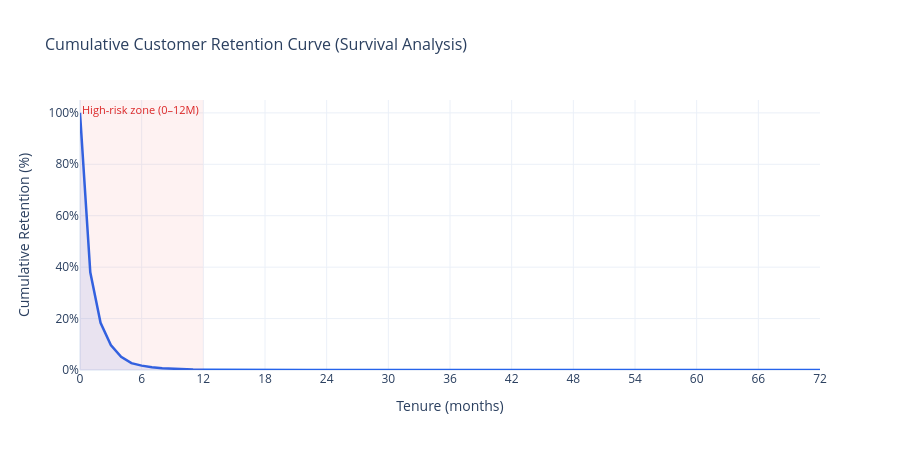

The notebook cell saved with this chart:
### Markdown cell above
---
# Step 3: Cohort & Retention Analysis

**Objective:** Map churn behaviour across customer lifecycle stages, contract types, and revenue tiers to answer the core SaaS retention questions:
- *When do customers leave?* — Survival curve shows the exact inflection points in the lifecycle
- *Who retains best?* — Contract cohort comparison quantifies the commitment premium
- *What is the revenue impact by segment?* — Revenue tier analysis isolates where ARR is most at risk

This section produces five analytical outputs: retention curve, contract cohort curves, revenue tier breakdown, tenure × contract heatmap, and key SaaS milestone metrics (month-3 / month-6 / month-12 retention).

### Code cell
# 3.1 — Survival Analysis: Cumulative Retention Curve by Tenure Month
print("=" * 70)
print("3.1  SURVIVAL ANALYSIS — Cumulative Retention Curve")
print("=" * 70)

import plotly.graph_objects as go
import plotly.express as px
from plotly.subplots import make_subplots
import numpy as np

# For each tenure month, calculate the churn rate among customers AT that tenure
# "Retention rate at month t" = % of customers who reach month t and have NOT churned
# We proxy this by: for each tenure value, what fraction of customers with that tenure churned?
tenure_survival = (
    df.groupby("tenure")
    .agg(
        total=("customerID", "count"),
        churned=("Churn", lambda x: (x == "Yes").sum())
    )
    .reset_index()
)
tenure_survival["churn_rate_at_t"] = tenure_survival["churned"] / tenure_survival["total"]

# Build cumulative survival: start at 1.0, multiply (1 - churn_rate_at_t) forward
# This reflects: probability of surviving TO this month given you survived all prior months
tenure_survival = tenure_survival.sort_values("tenure")
tenure_survival["survival_prob"] = (1 - tenure_survival["churn_rate_at_t"]).cumprod()
tenure_survival["retention_pct"] = (tenure_survival["survival_prob"] * 100).round(2)

# Print key inflection points
print(f"\n📉 Survival at key milestones:")
for m in [3, 6, 12, 24, 36, 48, 60]:
    row = tenure_survival[tenure_survival["tenure"] <= m].iloc[-1]
    print(f"   Month {m:>2}: {row['retention_pct']:.1f}% retention")

# Plot
fig_survival = go.Figure()
fig_survival.add_trace(go.Scatter(
    x=tenure_survival["tenure"],
    y=tenure_survival["retention_pct"],
    mode="lines",
    name="All Customers",
    line=dict(color="#2563eb", width=2.5),
    fill="tozeroy",
    fillcolor="rgba(37, 99, 235, 0.10)",
    hovertemplate="Month %{x}<br>Retention: %{y:.1f}%<extra></extra>"
))

# Annotate steep-drop zone
fig_survival.add_vrect(
    x0=0, x1=12,
    fillcolor="rgba(239, 68, 68, 0.07)",
    line_width=0,
    annotation_text="High-risk zone (0–12M)",
    annotation_position="top left",
    annotation_font_size=11,
    annotation_font_color="#dc2626"
)

fig_survival.update_layout(
    title=dict(text="Cumulative Customer Retention Curve (Survival Analysis)", font_size=16),
    xaxis_title="Tenure (months)",
    yaxis_title="Cumulative Retention (%)",
    yaxis=dict(range=[0, 105], ticksuffix="%"),
    xaxis=dict(dtick=6),
    template="plotly_white",
    height=450,
    hovermode="x unified"
)
fig_survival.show()
print(f"\n✓ Survival curve plotted across {tenure_survival['tenure'].max()} tenure months")
print("=" * 70)

### Figure 1 — Plotly figure (JSON) as saved in the notebook; plotly's stock layout.template omitted (floating-point values rounded to 4 significant figures)
{"data": [{"fill": "tozeroy", "fillcolor": "rgba(37, 99, 235, 0.10)", "hovertemplate": "Month %{x}<br>Retention: %{y:.1f}%<extra></extra>", "line": {"color": "#2563eb", "width": 2.5}, "mode": "lines", "name": "All Customers", "type": "scatter", "x": [0, 1, 2, 3, 4, 5, 6, 7, 8, 9, 10, 11, 12, 13, 14, 15, 16, 17, 18, 19, 20, 21, 22, 23, 24, 25, 26, 27, 28, 29, 30, 31, 32, 33, 34, 35, 36, 37, 38, 39, 40, 41, 42, 43, 44, 45, 46, 47, 48, 49, 50, 51, 52, 53, 54, 55, 56, 57, 58, 59, 60, 61, 62, 63, 64, 65, 66, 67, 68, 69, 70, 71, 72], "y": [100.0, 38.01, 18.37, 9.73, 5.14, 2.67, 1.7, 1.04, 0.68, 0.42, 0.26, 0.18, 0.12, 0.08, 0.05, 0.03, 0.02, 0.02, 0.01, 0.01, 0.01, 0.0, 0.0, 0.0, 0.0, 0.0, 0.0, 0.0, 0.0, 0.0, 0.0, 0.0, 0.0, 0.0, 0.0, 0.0, 0.0, 0.0, 0.0, 0.0, 0.0, 0.0, 0.0, 0.0, 0.0, 0.0, 0.0, 0.0, 0.0, 0.0, 0.0, 0.0, 0.0, 0.0, 0.0, 0.0, 0.0, 0.0, 0.0, 0.0, 0.0, 0.0, 0.0, 0.0, 0.0, 0.0, 0.0, 0.0, 0.0, 0.0, 0.0, 0.0, 0.0]}], "layout": {"annotations": [{"font": {"color": "#dc2626", "size": 11}, "showarrow": false, "text": "High-risk zone (0–12M)", "x": 0, "xanchor": "left", "xref": "x", "y": 1, "yanchor": "top", "yref": "y domain"}], "height": 450, "hovermode": "x unified", "shapes": [{"fillcolor": "rgba(239, 68, 68, 0.07)", "line": {"width": 0}, "type": "rect", "x0": 0, "x1": 12, "xref": "x", "y0": 0, "y1": 1, "yref": "y domain"}], "title": {"font": {"size": 16}, "text": "Cumulative Customer Retention Curve (Survival Analysis)"}, "xaxis": {"dtick": 6, "title": {"text": "Tenure (months)"}}, "yaxis": {"range": [0, 105], "ticksuffix": "%", "title": {"text": "Cumulative Retention (%)"}}}}
